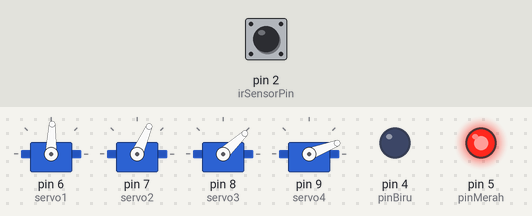
The sketch below on a simulated Arduino Uno, built with avr-gcc and run on an emulated ATmega328P. Parts: 4 × servo, output pins drawn as LEDs (lit = HIGH). Inputs (shaded band) come from the test bench; at power-on: pin 2 (irSensorPin) LOW. Random numbers use the default seed unless the sketch sets one; the audio player accepts every command and is not drawn.

Above: at 1.2 s.
1.3 s: pin 2 (irSensorPin) pulsed HIGH 2 times (0.12 s each, 0.3 s apart)
At 2.9 s:
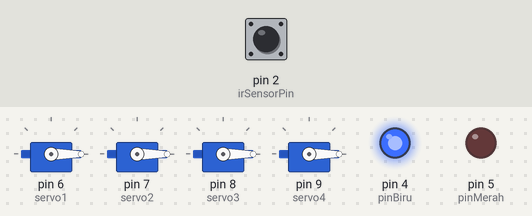
3.4 s: pin 2 (irSensorPin) driven HIGH
At 3.86 s:
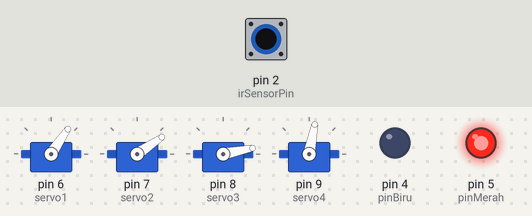
6.4 s: pin 2 (irSensorPin) driven LOW
At 7.6 s:
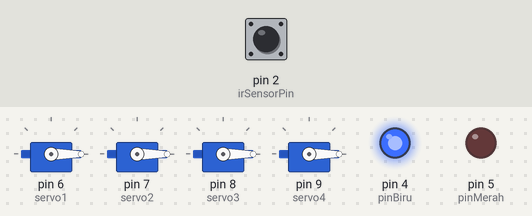
Timing chart, 0 to 9.4 s (numbered marks = the images above; inputs shaded):
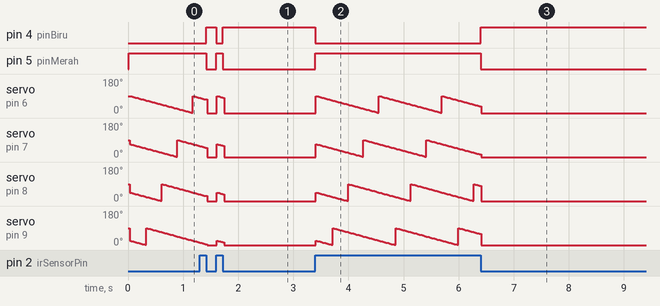

The sketch:

SeaUrchine.ino
```cpp
#include <DFPlayer_Mini_Mp3.h>
#include <SoftwareSerial.h>
#include <Servo.h> //library for servo motor

Servo servo1;  // servo motor object for its control
Servo servo2;  // servo motor object for its control
Servo servo3;  // servo motor object for its control
Servo servo4;  // servo motor object for its control

int ang1 = 0;    // a variable to store the servo angle
int ang2 = 0;    // a variable to store the servo angle
int ang3 = 0;    // a variable to store the servo angle
int ang4 = 0;    // a variable to store the servo angle
int ang = 0;    // a variable to store the servo angle

const int irSensorPin = 2;     // the number of the irsensor pin
const int pinMerah = 5;
const int pinBiru = 4;
// variables will change:
volatile int irState = HIGH;   // variable for reading the irsensor status

SoftwareSerial mySerial(10, 11);

void setup () {
  Serial.begin (9600);
  mySerial.begin (9600);
  mp3_set_serial (mySerial);
  delay(10);

  servo1.attach(6);  // servo motor is attached to pin no 6 og Arduino
  servo2.attach(7);  // servo motor is attached to pin no 7 og Arduino
  servo3.attach(8);  // servo motor is attached to pin no 8 og Arduino
  servo4.attach(9);  // servo motor is attached to pin no 9 og Arduino

  // initialize the irsensor pin as an input:
  pinMode(irSensorPin, INPUT);
  pinMode(pinMerah, OUTPUT);
  pinMode(pinBiru, OUTPUT);
  digitalWrite(pinMerah, HIGH);
  digitalWrite(pinBiru, LOW);
  // Attach an interrupt to the ISR vector
  attachInterrupt(0, pin_ISR, CHANGE);

  mp3_set_volume (25);
  delay(10);
  mp3_play (1);
  delay(10);

  /*ang = 90;
  servo1.write(ang);
  servo2.write(ang);
  servo3.write(ang);
  servo4.write(ang);
  while(true){
  }*/
}

void loop () {
  if (irState == HIGH){
    ang1=0;
    ang2=22;
    ang3=45;
    ang4=67;
    while (true){
       if(irState == LOW){
        int x = random(2)+2;
        mp3_play (x);
        delay(10);
        break;
      }
      servo1.write(90-ang1%90);
      servo2.write(90-ang2%90);
      servo3.write(90-ang3%90);
      servo4.write(90-ang4%90);
      delay(25);
      ang1 +=2;
      ang2 +=2;
      ang3 +=2;
      ang4 +=2;
    }
  } else{
    ang = 0;
    servo1.write(ang);
    servo2.write(ang);
    servo3.write(ang);
    servo4.write(ang);
    delay(50);
    while(true){
      if(irState == HIGH){
        mp3_play (1);
        delay(10);
        break;
      }
    }
  }
}

void pin_ISR() {
  irState = digitalRead(irSensorPin);
  if (irState == HIGH){
    digitalWrite(pinMerah, HIGH);
    digitalWrite(pinBiru, LOW);
  }else{
    digitalWrite(pinMerah, LOW);
    digitalWrite(pinBiru, HIGH);
  }
}
```

Measured:
- after the input at 1.3 s, pin 4 (pinBiru): LOW → HIGH after 0.12 s, → LOW 0.18 s later, → HIGH 0.12 s later; pin 5 (pinMerah): HIGH → LOW after 0.12 s, → HIGH 0.18 s later, → LOW 0.12 s later
- after the input at 3.4 s, pin 4 (pinBiru): HIGH → LOW at once; pin 5 (pinMerah): LOW → HIGH at once
- after the input at 6.4 s, pin 4 (pinBiru): LOW → HIGH at once; pin 5 (pinMerah): HIGH → LOW at once
